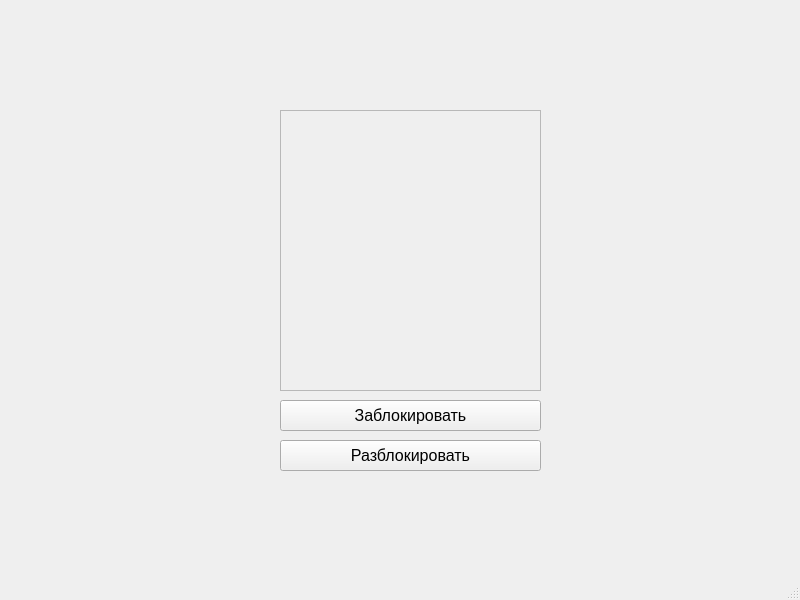
<?xml version="1.0" encoding="UTF-8"?>
<ui version="4.0">
 <class>MainWindow</class>
 <widget class="QMainWindow" name="MainWindow">
  <property name="geometry">
   <rect>
    <x>0</x>
    <y>0</y>
    <width>800</width>
    <height>600</height>
   </rect>
  </property>
  <property name="windowTitle">
   <string>MainWindow</string>
  </property>
  <widget class="QWidget" name="centralwidget">
   <widget class="QPushButton" name="block_button">
    <property name="geometry">
     <rect>
      <x>280</x>
      <y>400</y>
      <width>261</width>
      <height>31</height>
     </rect>
    </property>
    <property name="font">
     <font>
      <pointsize>12</pointsize>
     </font>
    </property>
    <property name="text">
     <string>Заблокировать</string>
    </property>
   </widget>
   <widget class="QScrollArea" name="reh_scroll">
    <property name="geometry">
     <rect>
      <x>280</x>
      <y>110</y>
      <width>261</width>
      <height>281</height>
     </rect>
    </property>
    <property name="widgetResizable">
     <bool>true</bool>
    </property>
    <widget class="QWidget" name="scrollAreaWidgetContents">
     <property name="geometry">
      <rect>
       <x>0</x>
       <y>0</y>
       <width>259</width>
       <height>279</height>
      </rect>
     </property>
    </widget>
   </widget>
   <widget class="QPushButton" name="unblock_button">
    <property name="geometry">
     <rect>
      <x>280</x>
      <y>440</y>
      <width>261</width>
      <height>31</height>
     </rect>
    </property>
    <property name="font">
     <font>
      <pointsize>12</pointsize>
     </font>
    </property>
    <property name="text">
     <string>Разблокировать</string>
    </property>
   </widget>
  </widget>
  <widget class="QMenuBar" name="menubar">
   <property name="geometry">
    <rect>
     <x>0</x>
     <y>0</y>
     <width>800</width>
     <height>18</height>
    </rect>
   </property>
  </widget>
  <widget class="QStatusBar" name="statusbar"/>
 </widget>
 <resources/>
 <connections/>
</ui>
